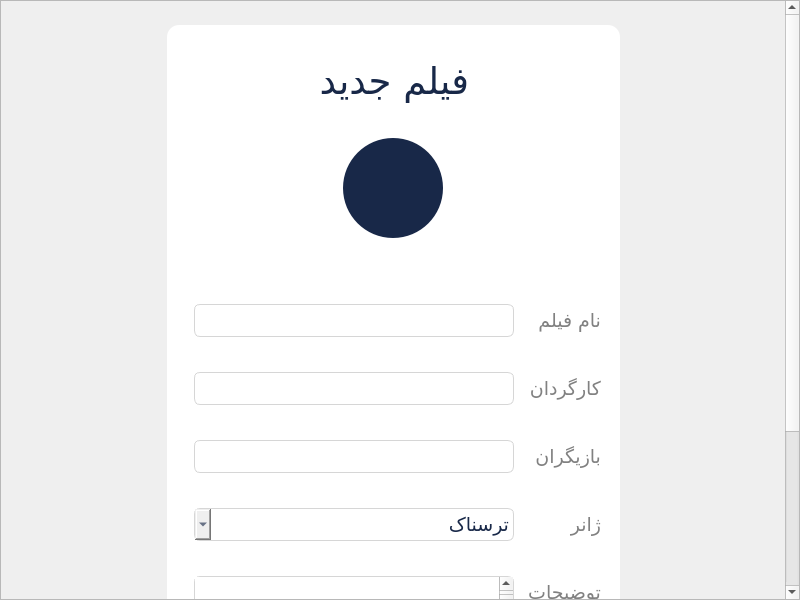
<?xml version="1.0" encoding="UTF-8"?>
<ui version="4.0">
 <class>NewMovie</class>
 <widget class="QMainWindow" name="NewMovie">
  <property name="geometry">
   <rect>
    <x>0</x>
    <y>0</y>
    <width>800</width>
    <height>600</height>
   </rect>
  </property>
  <property name="windowTitle">
   <string>فیلم جدید</string>
  </property>
  <property name="styleSheet">
   <string notr="true">#NewMovie{
	background-color: #f2f2f2;
	border: none;
}
#centralwidget{
	border: none;
}
#section_center{
    background-color: white;
	border-radius: 12px;
	margin-top: 15px;
}

#title{
	color: #182848;
}

#icon_wrapper{
	background-color: #182848;
	border-radius: 50px;
}
#icon{
    border-radius: 50px;
}

#form{
	background-color: ;
}
#name_wrapper, #director_wrapper, #genre_wrapper, #ticket_wrapper{
	background-color: ;
}
#name_input, #director_input, #genre_input, #desc_input, #ticket_input, #cast_input{
	height: 45px;
	border: 1px solid #d6d6d6;	
	outline: none;
	background-color: ;
	color: #182848;
	border-radius: 6px;
	text-align: right;
}
#name_label, #director_label, #genre_label, #desc_label, #ticket_label, #cast_label{
	color: #818181;
}
#submit_btn{
	border: none;
	background-color: qlineargradient(x1:0, y1:0, x2:1, y2:1,
                stop:1 #182848, stop: 0.2 #4b6cb7, stop:1 #182848);
	border-radius: 10px;
	color: white;
}
#submit_btn:hover{
	background-color: qlineargradient(x1:0, y1:0, x2:1, y2:1,
                stop:1 #4b6cb7, stop: 0.2 #182848, stop:1 #4b6cb7);
}

#footer_span{
	color: rgb(105, 105, 105);
	margin-top: 2px;
	margin-left: -5px;
}
#footer_log_btn, #footer_sign_btn{
	outline: none;
    border: none;
    color: rgb(59, 59, 59);
}
#footer_log_btn:hover, #footer_sign_btn:hover{
	color: #4b6cb7;
}</string>
  </property>
  <widget class="QWidget" name="centralwidget">
   <layout class="QHBoxLayout" name="horizontalLayout_2">
    <property name="leftMargin">
     <number>0</number>
    </property>
    <property name="topMargin">
     <number>0</number>
    </property>
    <property name="rightMargin">
     <number>0</number>
    </property>
    <property name="bottomMargin">
     <number>0</number>
    </property>
    <item>
     <widget class="QScrollArea" name="scrollArea">
      <property name="styleSheet">
       <string notr="true"/>
      </property>
      <property name="widgetResizable">
       <bool>true</bool>
      </property>
      <widget class="QWidget" name="scrollAreaWidgetContents">
       <property name="geometry">
        <rect>
         <x>0</x>
         <y>0</y>
         <width>781</width>
         <height>818</height>
        </rect>
       </property>
       <layout class="QHBoxLayout" name="horizontalLayout">
        <item>
         <spacer name="horizontalSpacer">
          <property name="orientation">
           <enum>Qt::Horizontal</enum>
          </property>
          <property name="sizeHint" stdset="0">
           <size>
            <width>40</width>
            <height>20</height>
           </size>
          </property>
         </spacer>
        </item>
        <item>
         <widget class="QFrame" name="section_center">
          <property name="minimumSize">
           <size>
            <width>450</width>
            <height>800</height>
           </size>
          </property>
          <property name="styleSheet">
           <string notr="true"/>
          </property>
          <property name="frameShape">
           <enum>QFrame::StyledPanel</enum>
          </property>
          <property name="frameShadow">
           <enum>QFrame::Raised</enum>
          </property>
          <layout class="QVBoxLayout" name="verticalLayout">
           <item>
            <layout class="QHBoxLayout" name="header">
             <property name="leftMargin">
              <number>0</number>
             </property>
             <property name="topMargin">
              <number>25</number>
             </property>
             <property name="rightMargin">
              <number>0</number>
             </property>
             <property name="bottomMargin">
              <number>9</number>
             </property>
             <item>
              <layout class="QHBoxLayout" name="header_wrapper">
               <property name="leftMargin">
                <number>0</number>
               </property>
               <property name="topMargin">
                <number>0</number>
               </property>
               <property name="rightMargin">
                <number>0</number>
               </property>
               <property name="bottomMargin">
                <number>0</number>
               </property>
               <item>
                <spacer name="horizontalSpacer_4">
                 <property name="orientation">
                  <enum>Qt::Horizontal</enum>
                 </property>
                 <property name="sizeHint" stdset="0">
                  <size>
                   <width>40</width>
                   <height>20</height>
                  </size>
                 </property>
                </spacer>
               </item>
               <item>
                <widget class="QLabel" name="title">
                 <property name="font">
                  <font>
                   <family>B Yekan</family>
                   <pointsize>28</pointsize>
                  </font>
                 </property>
                 <property name="text">
                  <string>فیلم جدید</string>
                 </property>
                </widget>
               </item>
               <item>
                <spacer name="horizontalSpacer_3">
                 <property name="orientation">
                  <enum>Qt::Horizontal</enum>
                 </property>
                 <property name="sizeHint" stdset="0">
                  <size>
                   <width>40</width>
                   <height>20</height>
                  </size>
                 </property>
                </spacer>
               </item>
              </layout>
             </item>
            </layout>
           </item>
           <item>
            <widget class="QWidget" name="icon_box" native="true">
             <property name="styleSheet">
              <string notr="true"/>
             </property>
             <layout class="QHBoxLayout" name="_3">
              <property name="topMargin">
               <number>20</number>
              </property>
              <property name="bottomMargin">
               <number>20</number>
              </property>
              <item>
               <widget class="QWidget" name="icon_wrapper" native="true">
                <property name="minimumSize">
                 <size>
                  <width>100</width>
                  <height>100</height>
                 </size>
                </property>
                <property name="maximumSize">
                 <size>
                  <width>100</width>
                  <height>100</height>
                 </size>
                </property>
                <layout class="QHBoxLayout" name="_2">
                 <property name="leftMargin">
                  <number>0</number>
                 </property>
                 <property name="topMargin">
                  <number>0</number>
                 </property>
                 <property name="rightMargin">
                  <number>0</number>
                 </property>
                 <property name="bottomMargin">
                  <number>0</number>
                 </property>
                 <item>
                  <widget class="QLabel" name="icon">
                   <property name="minimumSize">
                    <size>
                     <width>90</width>
                     <height>85</height>
                    </size>
                   </property>
                   <property name="maximumSize">
                    <size>
                     <width>90</width>
                     <height>85</height>
                    </size>
                   </property>
                   <property name="styleSheet">
                    <string notr="true"/>
                   </property>
                   <property name="text">
                    <string/>
                   </property>
                   <property name="pixmap">
                    <pixmap resource="Resources.qrc">:/images/iron-man-icon.png</pixmap>
                   </property>
                   <property name="scaledContents">
                    <bool>true</bool>
                   </property>
                  </widget>
                 </item>
                </layout>
               </widget>
              </item>
             </layout>
            </widget>
           </item>
           <item>
            <widget class="QWidget" name="form" native="true">
             <layout class="QVBoxLayout" name="verticalLayout_2">
              <property name="topMargin">
               <number>20</number>
              </property>
              <property name="rightMargin">
               <number>1</number>
              </property>
              <property name="bottomMargin">
               <number>20</number>
              </property>
              <item>
               <widget class="QWidget" name="name_wrapper" native="true">
                <layout class="QHBoxLayout" name="horizontalLayout_4">
                 <property name="leftMargin">
                  <number>9</number>
                 </property>
                 <property name="topMargin">
                  <number>20</number>
                 </property>
                 <property name="rightMargin">
                  <number>9</number>
                 </property>
                 <property name="bottomMargin">
                  <number>9</number>
                 </property>
                 <item>
                  <widget class="QLineEdit" name="name_input">
                   <property name="maximumSize">
                    <size>
                     <width>320</width>
                     <height>16777215</height>
                    </size>
                   </property>
                   <property name="font">
                    <font>
                     <family>B Yekan</family>
                     <pointsize>14</pointsize>
                    </font>
                   </property>
                  </widget>
                 </item>
                 <item>
                  <widget class="QLabel" name="name_label">
                   <property name="font">
                    <font>
                     <family>B Yekan</family>
                     <pointsize>14</pointsize>
                    </font>
                   </property>
                   <property name="text">
                    <string>نام فیلم</string>
                   </property>
                  </widget>
                 </item>
                </layout>
               </widget>
              </item>
              <item>
               <widget class="QWidget" name="director_wrapper" native="true">
                <layout class="QHBoxLayout" name="horizontalLayout_6">
                 <property name="topMargin">
                  <number>20</number>
                 </property>
                 <item>
                  <widget class="QLineEdit" name="director_input">
                   <property name="maximumSize">
                    <size>
                     <width>320</width>
                     <height>16777215</height>
                    </size>
                   </property>
                   <property name="font">
                    <font>
                     <family>B Yekan</family>
                     <pointsize>14</pointsize>
                    </font>
                   </property>
                   <property name="styleSheet">
                    <string notr="true"/>
                   </property>
                  </widget>
                 </item>
                 <item>
                  <widget class="QLabel" name="director_label">
                   <property name="font">
                    <font>
                     <family>B Yekan</family>
                     <pointsize>14</pointsize>
                    </font>
                   </property>
                   <property name="styleSheet">
                    <string notr="true"/>
                   </property>
                   <property name="text">
                    <string>کارگردان</string>
                   </property>
                  </widget>
                 </item>
                </layout>
               </widget>
              </item>
              <item>
               <widget class="QWidget" name="cast_wrapper" native="true">
                <layout class="QHBoxLayout" name="horizontalLayout_9">
                 <property name="leftMargin">
                  <number>9</number>
                 </property>
                 <property name="topMargin">
                  <number>20</number>
                 </property>
                 <property name="rightMargin">
                  <number>9</number>
                 </property>
                 <property name="bottomMargin">
                  <number>9</number>
                 </property>
                 <item>
                  <widget class="QLineEdit" name="cast_input">
                   <property name="maximumSize">
                    <size>
                     <width>320</width>
                     <height>16777215</height>
                    </size>
                   </property>
                   <property name="font">
                    <font>
                     <family>B Yekan</family>
                     <pointsize>14</pointsize>
                    </font>
                   </property>
                  </widget>
                 </item>
                 <item>
                  <widget class="QLabel" name="cast_label">
                   <property name="font">
                    <font>
                     <family>B Yekan</family>
                     <pointsize>14</pointsize>
                    </font>
                   </property>
                   <property name="text">
                    <string>بازیگران</string>
                   </property>
                  </widget>
                 </item>
                </layout>
               </widget>
              </item>
              <item>
               <widget class="QWidget" name="genre_wrapper" native="true">
                <layout class="QHBoxLayout" name="horizontalLayout_3">
                 <property name="topMargin">
                  <number>20</number>
                 </property>
                 <item>
                  <widget class="QComboBox" name="genre_input">
                   <property name="minimumSize">
                    <size>
                     <width>320</width>
                     <height>0</height>
                    </size>
                   </property>
                   <property name="font">
                    <font>
                     <family>B Yekan</family>
                     <pointsize>14</pointsize>
                    </font>
                   </property>
                   <property name="layoutDirection">
                    <enum>Qt::RightToLeft</enum>
                   </property>
                   <property name="styleSheet">
                    <string notr="true"/>
                   </property>
                   <item>
                    <property name="text">
                     <string>ترسناک</string>
                    </property>
                   </item>
                   <item>
                    <property name="text">
                     <string>اکشن</string>
                    </property>
                   </item>
                   <item>
                    <property name="text">
                     <string>علمی - تخیلی</string>
                    </property>
                   </item>
                   <item>
                    <property name="text">
                     <string>درام</string>
                    </property>
                   </item>
                   <item>
                    <property name="text">
                     <string>رمان</string>
                    </property>
                   </item>
                   <item>
                    <property name="text">
                     <string>کمدی</string>
                    </property>
                   </item>
                   <item>
                    <property name="text">
                     <string>موزیکال</string>
                    </property>
                   </item>
                   <item>
                    <property name="text">
                     <string>زندگی نامه</string>
                    </property>
                   </item>
                  </widget>
                 </item>
                 <item>
                  <widget class="QLabel" name="genre_label">
                   <property name="font">
                    <font>
                     <family>B Yekan</family>
                     <pointsize>14</pointsize>
                    </font>
                   </property>
                   <property name="styleSheet">
                    <string notr="true"/>
                   </property>
                   <property name="text">
                    <string>ژانر</string>
                   </property>
                  </widget>
                 </item>
                </layout>
               </widget>
              </item>
              <item>
               <widget class="QWidget" name="desc_wrapper" native="true">
                <layout class="QHBoxLayout" name="horizontalLayout_7">
                 <property name="topMargin">
                  <number>20</number>
                 </property>
                 <item>
                  <widget class="QTextEdit" name="desc_input">
                   <property name="maximumSize">
                    <size>
                     <width>320</width>
                     <height>90</height>
                    </size>
                   </property>
                   <property name="font">
                    <font>
                     <family>B Yekan</family>
                     <pointsize>14</pointsize>
                    </font>
                   </property>
                   <property name="styleSheet">
                    <string notr="true"/>
                   </property>
                   <property name="placeholderText">
                    <string/>
                   </property>
                  </widget>
                 </item>
                 <item>
                  <widget class="QLabel" name="desc_label">
                   <property name="font">
                    <font>
                     <family>B Yekan</family>
                     <pointsize>14</pointsize>
                    </font>
                   </property>
                   <property name="styleSheet">
                    <string notr="true"/>
                   </property>
                   <property name="text">
                    <string>توضیحات</string>
                   </property>
                  </widget>
                 </item>
                </layout>
               </widget>
              </item>
              <item>
               <widget class="QWidget" name="ticket_wrapper" native="true">
                <layout class="QHBoxLayout" name="horizontalLayout_5">
                 <property name="leftMargin">
                  <number>9</number>
                 </property>
                 <property name="topMargin">
                  <number>20</number>
                 </property>
                 <property name="rightMargin">
                  <number>9</number>
                 </property>
                 <property name="bottomMargin">
                  <number>9</number>
                 </property>
                 <item>
                  <widget class="QSpinBox" name="ticket_input">
                   <property name="minimumSize">
                    <size>
                     <width>320</width>
                     <height>0</height>
                    </size>
                   </property>
                   <property name="maximumSize">
                    <size>
                     <width>320</width>
                     <height>90</height>
                    </size>
                   </property>
                   <property name="font">
                    <font>
                     <family>B Yekan</family>
                     <pointsize>14</pointsize>
                    </font>
                   </property>
                   <property name="minimum">
                    <number>1</number>
                   </property>
                  </widget>
                 </item>
                 <item>
                  <widget class="QLabel" name="ticket_label">
                   <property name="font">
                    <font>
                     <family>B Yekan</family>
                     <pointsize>14</pointsize>
                    </font>
                   </property>
                   <property name="text">
                    <string>تعداد بلیط</string>
                   </property>
                  </widget>
                 </item>
                </layout>
               </widget>
              </item>
             </layout>
            </widget>
           </item>
           <item>
            <widget class="QWidget" name="btn_wrapper" native="true">
             <layout class="QHBoxLayout" name="horizontalLayout_8">
              <property name="topMargin">
               <number>20</number>
              </property>
              <property name="bottomMargin">
               <number>20</number>
              </property>
              <item>
               <widget class="QPushButton" name="submit_btn">
                <property name="minimumSize">
                 <size>
                  <width>0</width>
                  <height>50</height>
                 </size>
                </property>
                <property name="font">
                 <font>
                  <family>B Yekan</family>
                  <pointsize>16</pointsize>
                 </font>
                </property>
                <property name="cursor">
                 <cursorShape>PointingHandCursor</cursorShape>
                </property>
                <property name="text">
                 <string>ثبت فیلم</string>
                </property>
               </widget>
              </item>
             </layout>
            </widget>
           </item>
           <item>
            <spacer name="verticalSpacer">
             <property name="orientation">
              <enum>Qt::Vertical</enum>
             </property>
             <property name="sizeHint" stdset="0">
              <size>
               <width>20</width>
               <height>40</height>
              </size>
             </property>
            </spacer>
           </item>
          </layout>
         </widget>
        </item>
        <item>
         <spacer name="horizontalSpacer_2">
          <property name="orientation">
           <enum>Qt::Horizontal</enum>
          </property>
          <property name="sizeHint" stdset="0">
           <size>
            <width>40</width>
            <height>20</height>
           </size>
          </property>
         </spacer>
        </item>
       </layout>
      </widget>
     </widget>
    </item>
   </layout>
  </widget>
 </widget>
 <resources>
  <include location="Resources.qrc"/>
 </resources>
 <connections/>
</ui>
